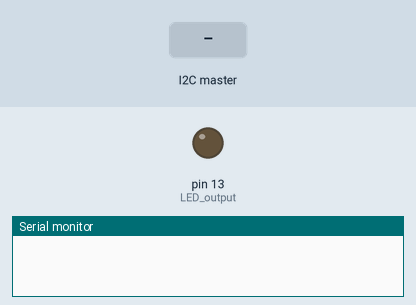
Recording of a sketch running on a simulated Arduino Uno, built with avr-gcc and run on an emulated ATmega328P. On the bench: output pins drawn as LEDs (lit = HIGH), the last lines printed to the serial monitor. Inputs (shaded band) come from the test bench.

Above: at 1.2 s.
1.3 s: the I2C master sends "H"
At 2.5 s:
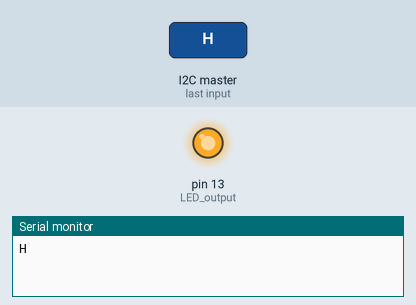
2.8 s: the I2C master sends "L"
At 3.8 s:
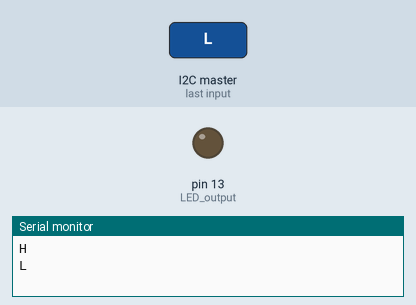
Timing chart, 0 to 5.8 s (numbered marks = the images above; inputs shaded):
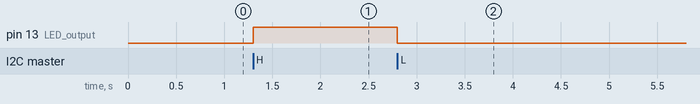

The sketch:

Slave.ino
```cpp
// slave code

/*
 arduino Due - arduino Uno
    sda      -  sda
    scl      -  scl
 */

#include<Wire.h>


void setup() {
     Serial.begin(9600);
     Wire.begin(5);
     Wire.onReceive(receiveEvent);
     pinMode(13, OUTPUT); // LED output
     digitalWrite(13, LOW);
    }

void loop() {

}

void receiveEvent(int howMany)
{
  while(Wire.available())
  {
    char c = Wire.read();
    Serial.println(c);
    if (c == 'H')
    digitalWrite(13,HIGH);
    if (c == 'L')
    digitalWrite(13,LOW);
  }
}
```

Measured:
- after the input at 1.3 s, pin 13 (LED_output): LOW → HIGH at once
- after the input at 2.8 s, pin 13 (LED_output): HIGH → LOW at once
